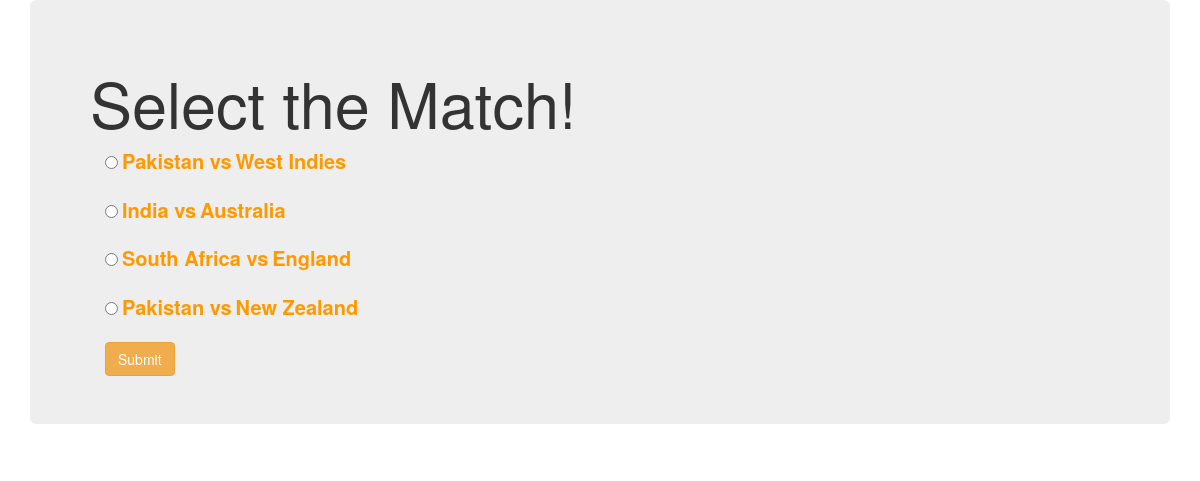
The app's page /edit_selection/, older data.
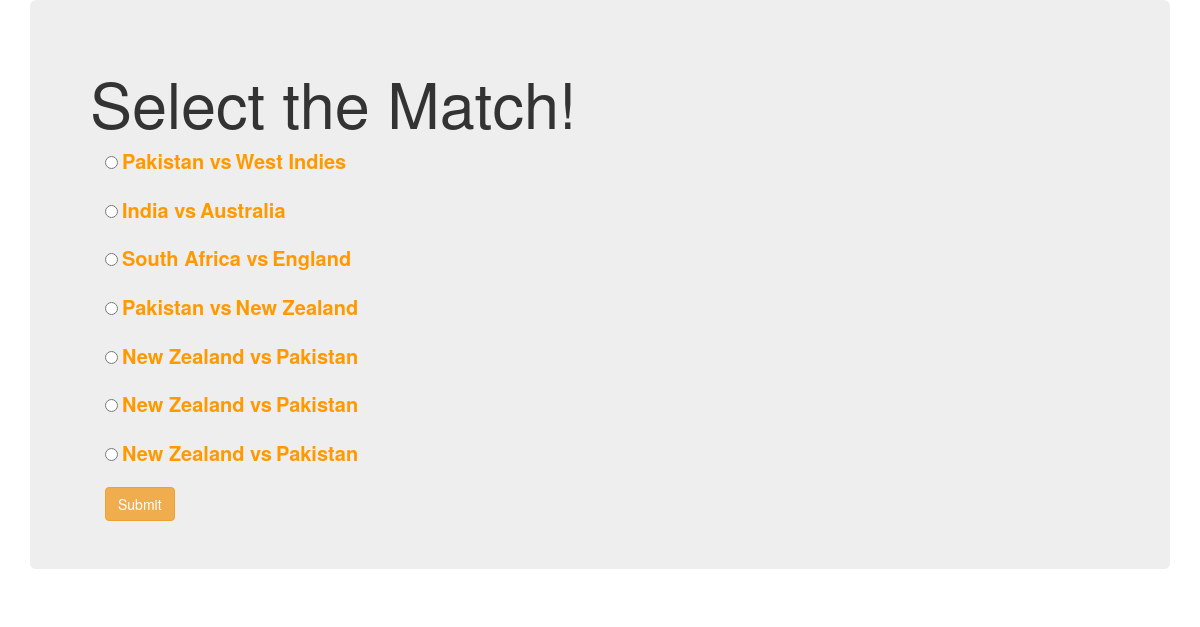
The same page, newer data.
### Yorking/models.py (models this page shows)
class match_user(models.Model):
    match_id=models.CharField(primary_key=True,default=uuid_hex,max_length=100,editable=False)
    country1=models.CharField(max_length=200)
    country2=models.CharField(max_length=200)
    status=models.CharField(max_length=200,default='Not occured')

### Yorking/views.py (the view)
# urls.py: path('edit_selection/',views.edit_selection,name='edit'),
def edit_selection(request):
    match_user_obj=match_user.objects.filter(status__exact='Not occured')
    return render(request,'Yorking/edit_selection.html',{'matchcountries':match_user_obj})

### templates/Yorking/edit_selection.html (shortened to what this page needs)
<!DOCTYPE html>
{% load static %}
<html lang="en" dir="ltr">
  <head>
    <link rel="stylesheet" href="https://maxcdn.bootstrapcdn.com/bootstrap/3.3.7/css/bootstrap.min.css">
  </head>
  <body>
    <div class="container">
      <div class="jumbotron">
        <h1>Select the Match!</h1>
        <div class="container">
          <form action="{% url 'Yorking:update' %}" method="POST">
            {% for i in matchcountries %}
            <div class="form-group">
              <input type="radio" name="matchid" value={{i.match_id}}>
              <label for="player" style="color:#ff9900; font-size:20px">{{i.country1}} vs</label>
              <label for="player" style="color:#ff9900; font-size:20px"> {{i.country2}}</label><p></p>
            </div>
            {% endfor %}
            <button type="submit" name='submit' class="btn btn-warning margin-bottom button">Submit</button>
          </form>
        </div>
      </div>
    </div>
  </body>
</html>

Row changes from the older to the newer data that the page shows:
added match_user: country1 "New Zealand", country2 "Pakistan"
added match_user: country1 "New Zealand", country2 "Pakistan"
added match_user: country1 "New Zealand", country2 "Pakistan"
